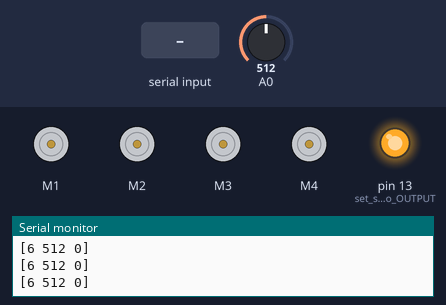
The sketch below on a simulated Arduino Uno, built with avr-gcc and run on an emulated ATmega328P. Parts: 4 × DC motor (green arrow = forward, orange = backward, longer = faster), output pins drawn as LEDs (lit = HIGH), the last lines printed to the serial monitor. The inputs (shaded band) are chosen by the test bench; at power-on: A0 = 512.

Above: at 1.2 s.
1.3 s: "[90 45 200]\n" received over Serial
At 1.56 s:
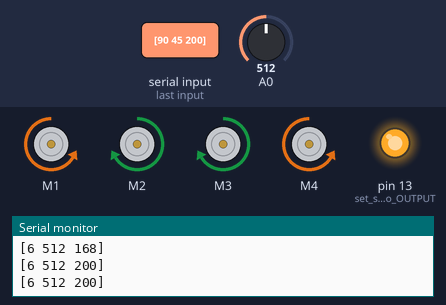
3.3 s: "[90 45 200]\n" received over Serial
Timing chart, 0 to 38.0 s (numbered marks = the images above; inputs shaded):
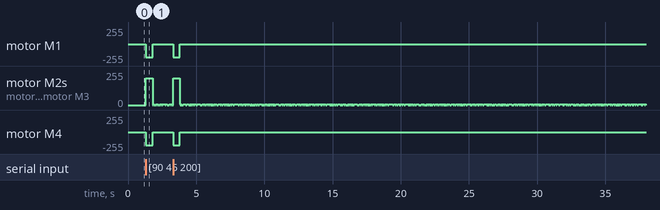

Measured:
- by itself, motor M1: moves between backward 200/255 and stopped, repeating every 5.3 s
- by itself, motor M2, motor M3: moves between stopped and forward 200/255, repeating every 5.3 s
- by itself, motor M4: moves between backward 200/255 and stopped, repeating every 11.0 s

The sketch:

dev06-thigh_dr.ino
```cpp
#include <Wire.h>
#include <Adafruit_MotorShield.h>
#include "utility/Adafruit_PWMServoDriver.h"
#include <string.h>

#define DEV_ID 6

Adafruit_MotorShield AFMS = Adafruit_MotorShield();
Adafruit_DCMotor *motors[4];
static int v;
static int instr_activate;
static bool leg_theta_act;
static bool leg_vel_act;

const int bufsize = 256;
const int safesize = bufsize / 2;
char buf[bufsize];
char msg[bufsize];
char wbuf[safesize];
unsigned long msecs;
unsigned long timeout;
char numbuf[4];

int limit(int x, int a, int b) {
  if (x > b) {
    return b;
  } else if (x < a) {
    return a;
  } else {
    return x;
  }
}

void setmotors(int v) {
  bool isneg = v < 0;
  v = limit(abs(v), 0, 255);
  motors[0]->setSpeed(v);
  motors[1]->setSpeed(v);
  motors[2]->setSpeed(v);
  motors[3]->setSpeed(v);
  if (v == 0) {
    motors[0]->run(RELEASE);
    motors[1]->run(RELEASE);
    motors[2]->run(RELEASE);
    motors[3]->run(RELEASE);
  } else if (isneg) {
    motors[0]->run(FORWARD);
    motors[1]->run(BACKWARD);
    motors[2]->run(BACKWARD);
    motors[3]->run(FORWARD);
  } else {
    motors[0]->run(BACKWARD);
    motors[1]->run(FORWARD);
    motors[2]->run(FORWARD);
    motors[3]->run(BACKWARD);
  }
}

void setup() {
  motors[0] = AFMS.getMotor(1);
  motors[1] = AFMS.getMotor(2);
  motors[2] = AFMS.getMotor(3);
  motors[3] = AFMS.getMotor(4);

  pinMode(A0, INPUT);

  pinMode(13, OUTPUT); // set status LED to OUTPUT and HIGH
  digitalWrite(13, HIGH);

  AFMS.begin();
  setmotors(0);
  Serial.begin(57600);
  msecs = millis();
  timeout = millis();
}

static int targetv;
static int prevv;
static int targetp;

void loop() {
  int nbytes = 0;
  if ((nbytes = Serial.available())) {
    // read + attach null byte
    int obytes = strlen(buf);
    Serial.readBytes(&buf[obytes], nbytes);
    buf[nbytes + obytes] = '\0';

    // resize just in case
    if (strlen(buf) > safesize) {
      memmove(buf, &buf[strlen(buf) - safesize], safesize);
      buf[safesize] = '\0'; // just in case
    }

    // extract possible message
    char *s, *e;
    if ((e = strchr(buf, '\n'))) {
      e[0] = '\0';
      if ((s = strrchr(buf, '['))) {
        // CUSTOMIZE
        sscanf(s, "[%d %d %d]\n",
          &instr_activate,
          &targetp,
          &targetv);
        leg_theta_act = instr_activate & 0x01;
        leg_vel_act = (instr_activate & 0x02) >> 1;
        timeout = millis();
      }
      memmove(buf, &e[1], strlen(&e[1]) + sizeof(char));
    }
  }

  // EMERGENCY STOP: MASTER COMM LOST
  if (millis() - timeout > 500) {
    // after .5 seconds, stop the robot
    setmotors(0);
    prevv = 0;
  }

  if (leg_vel_act) {
    // do nothing, this will override all the later statements
  } else if (leg_theta_act) {
    targetv = (targetp - analogRead(A0)) * 3;
  }

  int deltav = limit(targetv - prevv, -4, 4);
  v = limit(prevv + deltav, -255, 255);
  setmotors(v);
  prevv = v;

  if (millis() - msecs > 100) {
    sprintf(wbuf, "[%d %d %d]\n",
      DEV_ID,
      analogRead(A0),
      v);
    Serial.print(wbuf);
    msecs = millis();
  }
}
```
